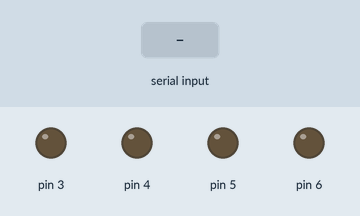
The sketch below on a simulated Arduino Uno, built with avr-gcc and run on an emulated ATmega328P. Parts: output pins drawn as LEDs (lit = HIGH). Inputs (shaded band) come from the test bench.

Above: at 1.2 s.
1.3 s: byte 1 (1) received over Serial
At 1.6 s:
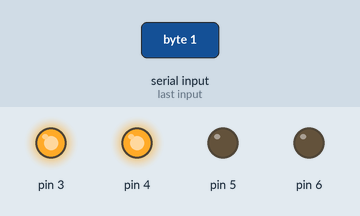
Timing chart, 0 to 4.3 s (numbered marks = the images above; inputs shaded):
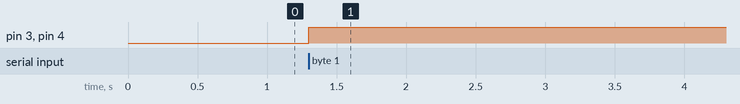

Measured:
- after the input at 1.3 s, pin 3, pin 4: LOW → HIGH at once

The sketch:

APP_controlled_car.ino
```cpp
void setup() {
 pinMode(3,OUTPUT);
 pinMode(4,OUTPUT);
 pinMode(5,OUTPUT);
 pinMode(6,OUTPUT);
 Serial.begin(9600);
}

void loop()
{
 if(Serial.available())
 {
 int z = Serial.read();

 if(z==1)
 {
 digitalWrite(3,HIGH);
 digitalWrite(4,HIGH);
 }

 if(z==2)
 {
 digitalWrite(3,LOW);
 digitalWrite(4,LOW);

 }

 }

}
```
